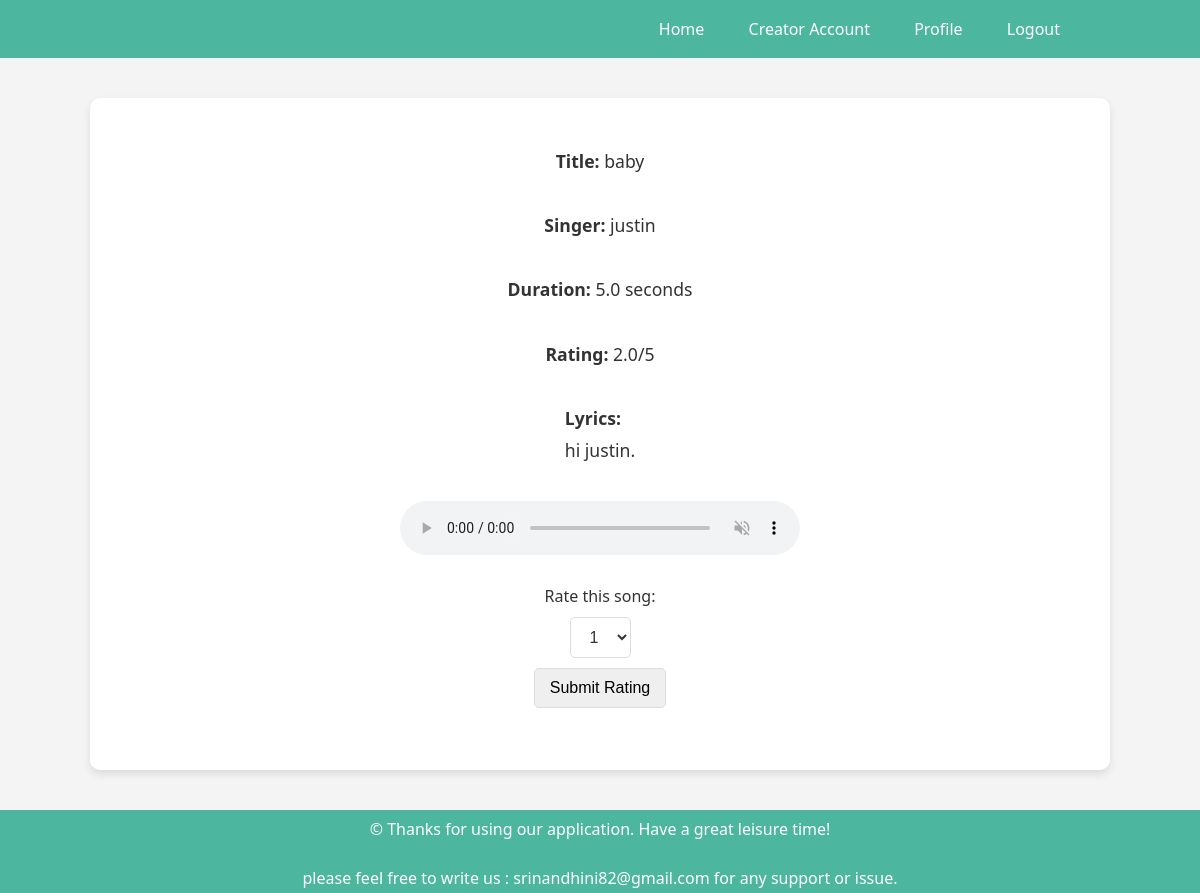
The page /song/3 (signed in) on the database its author committed.
### models.py (models this page shows, shortened)
class Song(db.Model):
    id = db.Column(db.Integer, primary_key=True)
    title = db.Column(db.String(100), nullable=False, unique=True)
    artist = db.Column(db.String(50), nullable=False)
    duration = db.Column(db.Float)
    lyrics = db.Column(db.Text)
    date_added = db.Column(db.DateTime, default=datetime.utcnow)
    filename = db.Column(db.String(255), nullable=False)
    album_id = db.Column(db.Integer, db.ForeignKey('album.id'), nullable=False)
    user_id = db.Column(db.Integer, db.ForeignKey('user.id'), nullable=False)
    ratings = db.relationship('Ratings', backref='song', lazy=True, cascade="all, delete-orphan")
    def average_rating(self):
        if self.ratings:
            return sum(rating.rating for rating in self.ratings) / len(self.ratings) if self.ratings else 0

class Ratings(db.Model):
    id = db.Column(db.Integer, primary_key=True)
    rating = db.Column(db.Float, nullable=False)
    song_id = db.Column(db.Integer, db.ForeignKey('song.id'), nullable=False)
    user_id = db.Column(db.Integer, db.ForeignKey('user.id'), nullable=False)

### app.py (the view)
@app.route('/song/<int:song_id>')
@login_required
def song_detail_copy(song_id):
    song = Song.query.get_or_404(song_id)
    return render_template('song_detail.html', song=song)

### app.py (called while the page is built)
@login_manager.user_loader
def load_user(user_id):
    if user_id is not None:
        return User.query.get(int(user_id))
    return None

### templates/song_detail.html (shortened to what this page needs)
<!DOCTYPE html>
<html lang="en">
<head>
</head>
<body>
    <header>
        <nav>
            <div class = "containers">
            <a href="{{ url_for('user_dashboard') }}">Home</a>
            <a href="{{ url_for('handle_creator_status') }}">Creator Account</a>
            <a href="{{ url_for('profile') }}">Profile</a>
            <a href="{{ url_for('logout') }}">Logout</a>
            </div>
        </nav>
    </header>
    <div class="content">
        <p><strong>Title:</strong> {{ song.title}}</p>
        <p><strong>Singer:</strong> {{ song.artist }}</p>
        <p><strong>Duration:</strong> {{ song.duration }} seconds</p>
        <p><strong>Rating:</strong> {{ song.average_rating() }}/5</p>
        <p><strong>Lyrics:</strong><br>{{ song.lyrics.replace('\n', '<br>') | safe }}</p>
        <audio controls autoplay muted>
            <source src="{{ song.filename }}" type="audio/mpeg">
        </audio>
        <form action="{{ url_for('rate_song', song_id=song.id) }}" method="post">
            <label for="rating">Rate this song:</label>
            <select name="rating" id="rating">
                <option value="1">1</option>
            </select>
            <button type="submit">Submit Rating</button>
        </form><br>
    </div>
    <footer>
        <p>&copy; Thanks for using our application. Have a great leisure time!</p>
        <br>please feel free to write us : srinandhini82@gmail.com for any support or issue.
    </footer>
</body>
</html>

### templates/song_detail.html (style rules this page uses)
body { font-family: 'Segoe UI', Tahoma, Geneva, Verdana, sans-serif; margin: 0; padding: 0; background-color: #f4f4f4; color: #333; }
header, footer { background-color: #4cb69f; color: white; text-align: right; padding: .2em 0; }
footer { text-align: center; }
.containers { text-align: right; margin: auto; width: 80%; }
nav a { color: white; text-decoration: none; padding: 15px 20px; display: inline-block; transition: background-color 0.3s; }
.content audio { width: 100%; max-width: 400px; margin-top: 20px; }
.content { padding: 30px; width: 80%; margin: 40px auto; background-color: white; box-shadow: 0 4px 8px rgba(0, 0, 0, 0.1); border-radius: 10px; text-align: center; display: flex; flex-direction: column; align-items: center; }
.content p { font-size: 1.1em; line-height: 1.8; color: #333; margin-bottom: 15px; max-width: 600px; text-align: left; }
form { margin-top: 30px; display: flex; flex-direction: column; align-items: center; width: 100%; }
form label, form select, form button { font-size: 1em; margin-bottom: 10px; }
button, select { padding: 10px 15px; border-radius: 5px; border: 1px solid #ddd; cursor: pointer; transition: background-color 0.3s; }
select { background-color: white; color: #333; }
footer p { margin: 5px 0; }

### rows shown on the page
Song: title "baby", artist "justin", duration "5.0", lyrics.replace "hi justin."
Ratings: average_rating "2.0"
